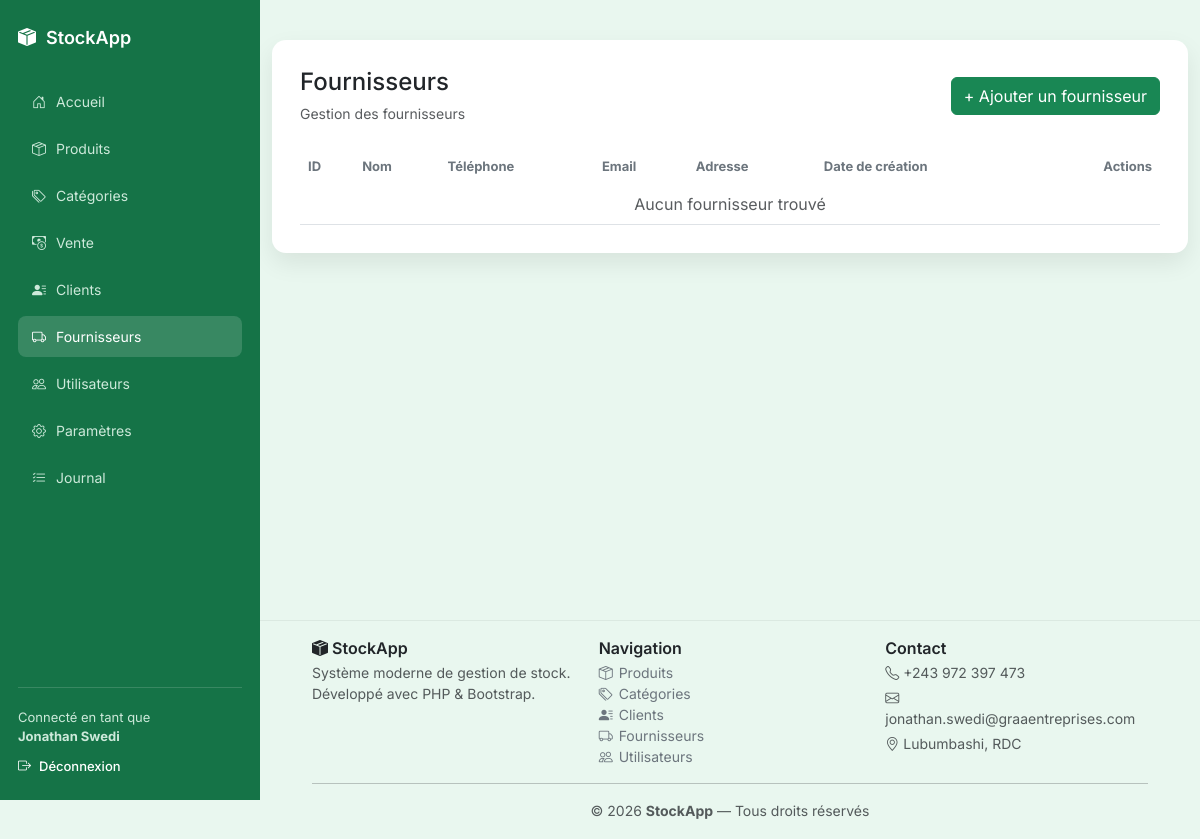
Before: /index.php?action=supplier (signed in) with the older database file.
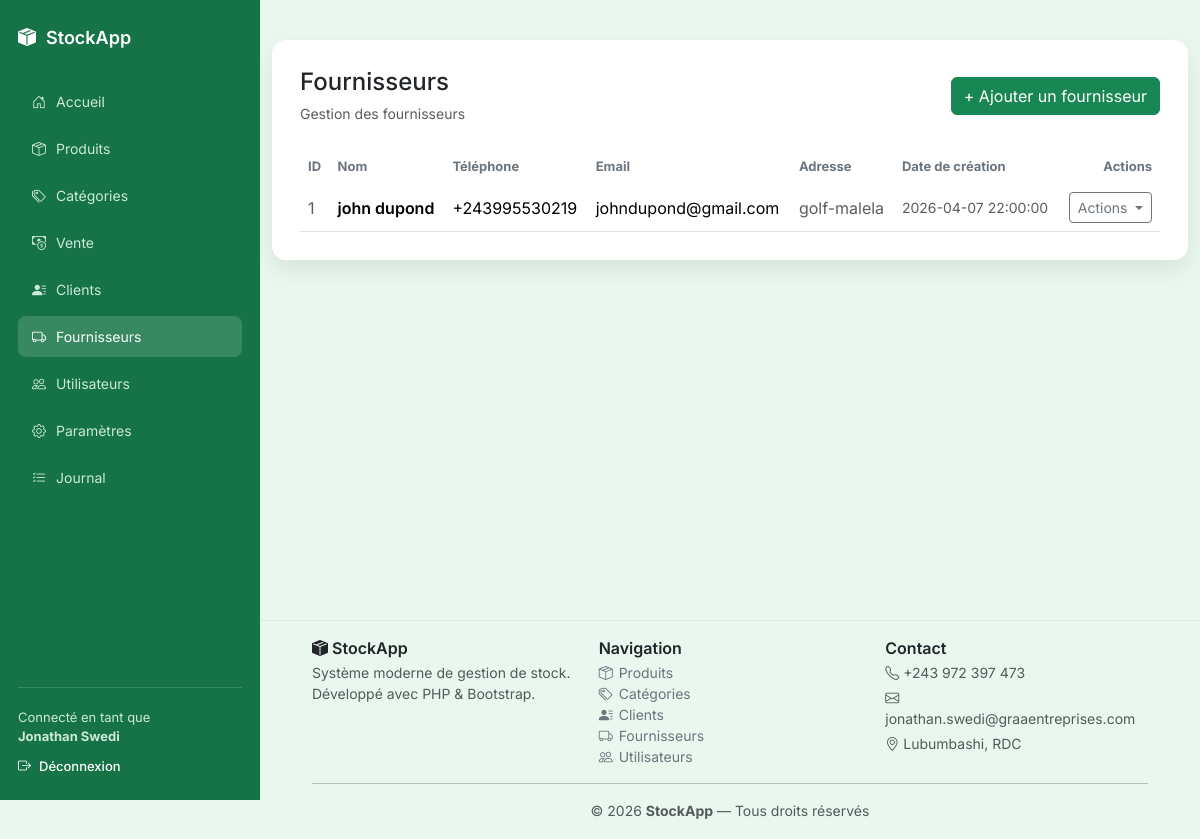
After: the same page with the newer database file.
### tables this page shows
CREATE TABLE `suppliers` (
  `id` int(11) NOT NULL,
  `name` varchar(150) NOT NULL,
  `phone` varchar(50) DEFAULT NULL,
  `email` varchar(100) DEFAULT NULL,
  `address` text DEFAULT NULL,
  `created_at` timestamp NOT NULL DEFAULT current_timestamp()
);

### App/Controllers/ControllerSupplier.php (called while the page is built, shortened)
<?php
require_once './App/Models/Supplier.php';
class ControllerSupplier
{
    private $modelSupplier;
    public function __construct()
    {
        $this->modelSupplier = new Supplier();
    }
    public function index()
    {
        $supplier = $this->modelSupplier->getAll();
        require './App/Views/Supplier/index.php';
    }
}
?>

### App/config/database.php (called while the page is built)
<?php
return [
    'host' => 'localhost',
    'dbname' => 'stock_app',
    'username' => 'root',
    'password' => '',
    'charset' => 'utf8'
];
?>

### App/Models/database.php (called while the page is built)
<?php
class Database
{
    private $conn = null;
    public function __construct()
    {
        if ($this->conn === null) {
            $config = require __DIR__ . '/../config/database.php';
            $host     = $config['host'];
            $dbname   = $config['dbname'];
            $username = $config['username'];
            $password = $config['password'];
            try {
                $this->conn = new PDO(
                    "mysql:host=$host;dbname=$dbname;charset=utf8",
                    $username,
                    $password
                );
                $this->conn->setAttribute(PDO::ATTR_ERRMODE, PDO::ERRMODE_EXCEPTION);
            } catch (PDOException $e) {
                die("Erreur de connexion à la base de données : " . $e->getMessage());
            }
        }
    }
    public function getConnection()
    {
        return $this->conn;
    }
}
?>

### App/Models/Supplier.php (called while the page is built, shortened)
<?php
class Supplier
{
    private $pdo;
    public function __construct()
    {
        $database = new Database();
        $this->pdo = $database->getConnection();
    }
    public function getAll()
    {
        $sql = "SELECT * FROM suppliers ORDER BY id DESC";
        $stmt = $this->pdo->prepare($sql);
        $stmt->execute();
        return $stmt->fetchAll(PDO::FETCH_ASSOC);
    }
}
?>

### App/Views/Supplier/index.php (the view, shortened to what this page needs)
<?php include 'App/Views/Layout/header.php'; ?>
<div class="content-wrapper">
<div class="container">
<div class="saas-card">
<div class="d-flex justify-content-between align-items-center mb-4">
    <div>
        <h4 class="mb-1">Fournisseurs</h4>
        <small class="text-muted">Gestion des fournisseurs</small>
    </div>
    <?php if (in_array($_SESSION['user']['role_name'], ['admin', 'manager'])): ?>
        <button class="btn btn-success" data-bs-toggle="modal" data-bs-target="#createModal">
            + Ajouter un fournisseur
        </button>
    <?php endif; ?>
</div>
<div class="table-responsive">
<table class="table align-middle mb-0">
<thead>
<tr>
    <th>ID</th>
    <th>Nom</th>
    <th>Téléphone</th>
    <th>Email</th>
    <th>Adresse</th>
    <th>Date de création</th>
    <th class="text-end">Actions</th>
</tr>
</thead>
<tbody>
<?php if (!empty($supplier)): ?>
<?php foreach ($supplier as $s): ?>
<tr>
    <td class="text-muted"><?= $s['id'] ?></td>
    <td class="fw-semibold"><?= htmlspecialchars($s['name']) ?></td>
    <td><?= htmlspecialchars($s['phone']) ?></td>
    <td><?= htmlspecialchars($s['email']) ?></td>
    <td class="text-muted"><?= htmlspecialchars($s['address']) ?></td>
    <td class="small text-muted"><?= $s['created_at'] ?></td>
    <td class="text-end">
    <?php if (in_array($_SESSION['user']['role_name'], ['admin', 'manager'])): ?>
        <div class="dropdown">
            <button class="btn btn-sm btn-outline-secondary dropdown-toggle" data-bs-toggle="dropdown">
                Actions
            </button>
        </div>
    <?php else: ?>
        <span class="text-muted">—</span>
    <?php endif; ?>
    </td>
</tr>
<?php endforeach; ?>
<?php else: ?>
<tr>
    <td colspan="7" class="text-center text-muted">
        Aucun fournisseur trouvé
    </td>
</tr>
<?php endif; ?>
</tbody>
</table>
</div>
</div>
</div>
</div>
<?php include 'App/Views/Layout/footer.php'; ?>

Changed rows visible on the page:
added suppliers: id "1", name "john dupond", phone "+243995530219", email "johndupond@gmail.com", address "golf-malela", created_at "2026-04-07 22:00:00"
Other visible differences:
text no longer shown: "Aucun fournisseur trouvé"
